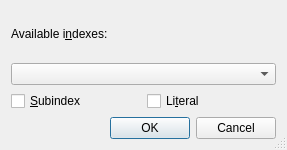
<?xml version="1.0" encoding="UTF-8"?>
<ui version="4.0">
 <class>PrintindexUi</class>
 <widget class="QDialog" name="PrintindexUi">
  <property name="geometry">
   <rect>
    <x>0</x>
    <y>0</y>
    <width>287</width>
    <height>150</height>
   </rect>
  </property>
  <property name="windowTitle">
   <string/>
  </property>
  <property name="sizeGripEnabled">
   <bool>true</bool>
  </property>
  <layout class="QGridLayout" name="gridLayout">
   <item row="0" column="0">
    <layout class="QVBoxLayout">
     <property name="spacing">
      <number>6</number>
     </property>
     <property name="leftMargin">
      <number>0</number>
     </property>
     <property name="topMargin">
      <number>0</number>
     </property>
     <property name="rightMargin">
      <number>0</number>
     </property>
     <property name="bottomMargin">
      <number>0</number>
     </property>
     <item>
      <widget class="QLabel" name="indicesLA">
       <property name="text">
        <string>Available i&amp;ndexes:</string>
       </property>
       <property name="buddy">
        <cstring>indicesCO</cstring>
       </property>
      </widget>
     </item>
     <item>
      <widget class="QComboBox" name="indicesCO">
       <property name="toolTip">
        <string>Select the index that shall be printed at this place of the document.</string>
       </property>
       <property name="inputMethodHints">
        <set>Qt::ImhFormattedNumbersOnly|Qt::ImhLatinOnly</set>
       </property>
      </widget>
     </item>
    </layout>
   </item>
   <item row="1" column="0">
    <layout class="QHBoxLayout" name="horizontalLayout_2">
     <item>
      <widget class="QCheckBox" name="subindexCB">
       <property name="toolTip">
        <string>Check if this index should be part (e.g., a section) of the former one.</string>
       </property>
       <property name="text">
        <string>&amp;Subindex</string>
       </property>
      </widget>
     </item>
     <item>
      <widget class="QCheckBox" name="literalCB">
       <property name="toolTip">
        <string>Pass index names literally to LaTeX. Check this if you want to use LaTeX code in index names.</string>
       </property>
       <property name="text">
        <string>Li&amp;teral</string>
       </property>
      </widget>
     </item>
    </layout>
   </item>
   <item row="2" column="0">
    <widget class="QDialogButtonBox" name="buttonBox">
     <property name="standardButtons">
      <set>QDialogButtonBox::Cancel|QDialogButtonBox::Ok</set>
     </property>
    </widget>
   </item>
  </layout>
 </widget>
 <tabstops>
  <tabstop>indicesCO</tabstop>
 </tabstops>
 <includes>
  <include location="local">qt_i18n.h</include>
 </includes>
 <resources/>
 <connections/>
</ui>
